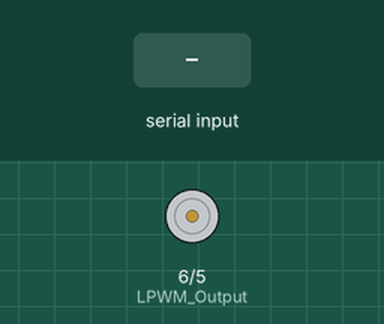
Simulated run of this sketch. Board: Arduino Uno, built with avr-gcc and run on an emulated ATmega328P. Shown: motor-driver pin pairs drawn as motors (green arrow = first pin HIGH = forward, orange = second pin HIGH = backward, longer = more drive). The inputs (shaded band) are chosen by the test bench.

Above: at 1.2 s.
1.3 s: "90,45\n" received over Serial
At 1.6 s:
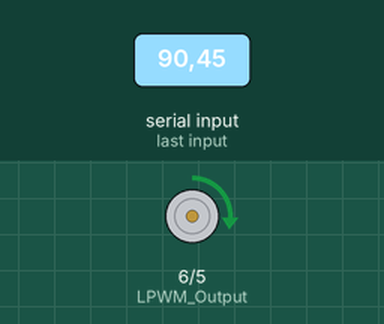
2.8 s: "30,150\n" received over Serial
At 4.0 s:
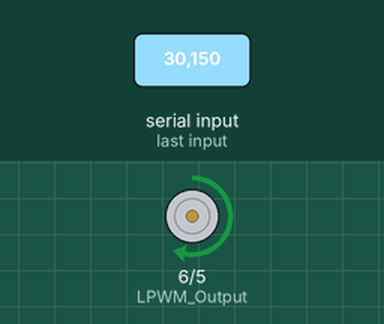
4.3 s: "200\n" received over Serial
At 5.1 s:
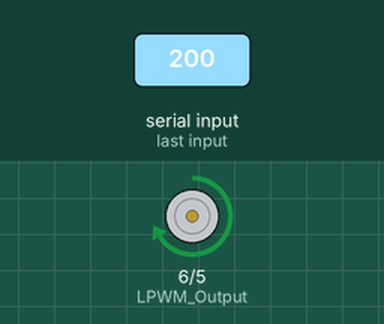
5.8 s: "90\n" received over Serial
At 6.2 s:
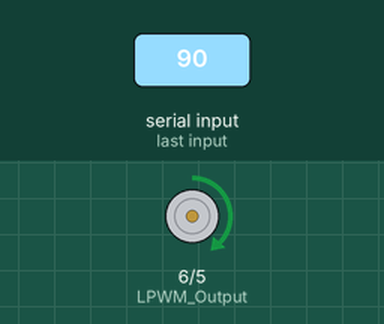
Timing chart, 0 to 8.3 s (numbered marks = the images above; inputs shaded):
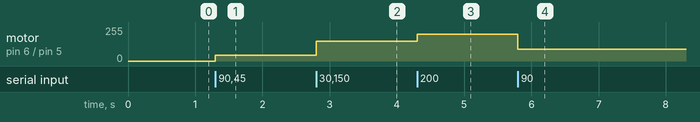

The sketch:

limittingMotor.ino
```cpp
//******************** Motor Driver: BTS7960 *********************//

int RPWM_Output = 5; // Arduino PWM output pin 5; connect to IBT-2 pin 1 (RPWM)
int LPWM_Output = 6; // Arduino PWM output pin 6; connect to IBT-2 pin 2 (LPWM)

int pwm;

void setup()
{
 Serial.begin(115200);
 pinMode(RPWM_Output, OUTPUT);
 pinMode(LPWM_Output, OUTPUT);
}
void loop()
{
 if(Serial.available() > 0){
  pwm = Serial.parseInt();

  if(Serial.read() == '\n'){
    pwm = constrain(pwm, 0, 255);
  }
 }
 analogWrite(LPWM_Output, pwm);
 analogWrite(RPWM_Output, 0);

}
```

Measured:
- after the input at 1.3 s, motor on pin 6 (LPWM_Output) / pin 5 (RPWM_Output): stopped → forward 45/255 at once
- after the input at 2.8 s, motor on pin 6 (LPWM_Output) / pin 5 (RPWM_Output): forward 45/255 → forward 150/255 at once
- after the input at 4.3 s, motor on pin 6 (LPWM_Output) / pin 5 (RPWM_Output): forward 150/255 → forward 200/255 at once
- after the input at 5.8 s, motor on pin 6 (LPWM_Output) / pin 5 (RPWM_Output): forward 200/255 → forward 90/255 at once
